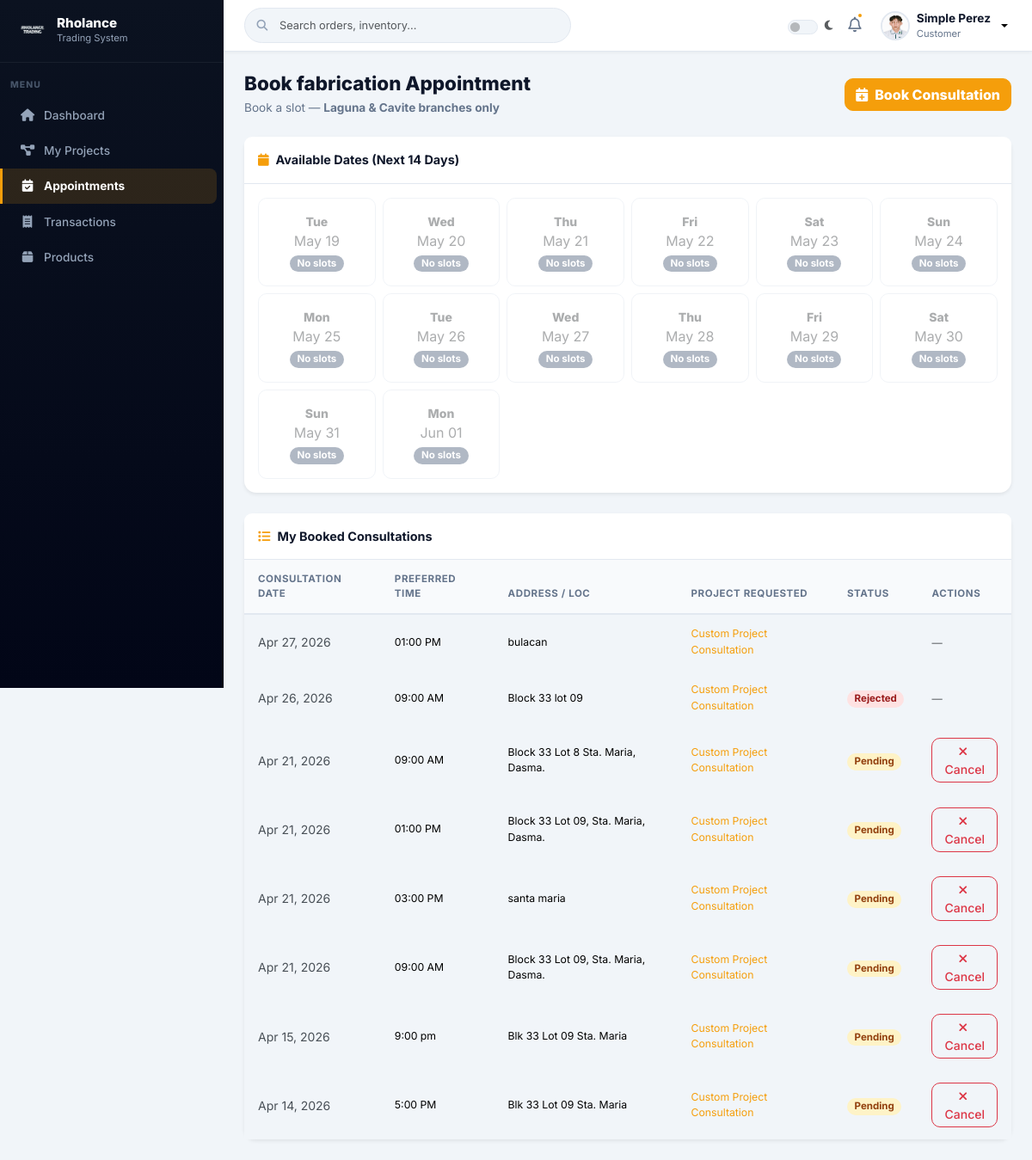
Page /customer/available_appointments.php (signed in) on the committed database.
### tables this page shows
CREATE TABLE `users` (
  `id` int(11) NOT NULL,
  `name` varchar(100) NOT NULL,
  `email` varchar(100) NOT NULL,
  `password` varchar(255) NOT NULL,
  `role` enum('admin','staff','welder','customer') NOT NULL,
  `branch_id` int(11) DEFAULT NULL,
  `status` enum('active','blocked','archived') DEFAULT 'active',
  `reset_token` varchar(255) DEFAULT NULL,
  `token_expiry` datetime DEFAULT NULL,
  `is_verified` tinyint(1) DEFAULT 0,
  `verification_code` varchar(6) DEFAULT NULL,
  `code_expiry` datetime DEFAULT NULL,
  `avatar` varchar(255) DEFAULT NULL
);

CREATE TABLE `appointments` (
  `id` int(11) NOT NULL,
  `customer_name` varchar(255) NOT NULL,
  `appointment_date` date NOT NULL,
  `appointment_time` varchar(50) DEFAULT NULL,
  `address` text DEFAULT NULL,
  `landmark` text DEFAULT NULL,
  `contact_person` varchar(255) DEFAULT NULL,
  `branch_id` int(11) DEFAULT NULL,
  `user_id` int(11) DEFAULT NULL,
  `status` enum('Pending','Approved','Rejected','Completed') DEFAULT 'Pending',
  `created_at` timestamp NOT NULL DEFAULT current_timestamp(),
  `slot_id` int(11) DEFAULT NULL,
  `source` enum('Walk-in','Online') DEFAULT 'Online'
);

### customer/available_appointments.php (the view, shortened to what this page needs)
<?php
include '../includes/auth_check.php';
include '../includes/header.php';
include '../includes/sidebar.php';
$user_id    = $_SESSION['user_id'];
$calDays = [];
for ($i = 0; $i < 14; $i++) {
    $date    = date('Y-m-d', strtotime("+$i days"));
    $display = date('M d', strtotime($date));
    $dayName = date('D',   strtotime($date));
    $allSlotsQ = mysqli_query($conn, "SELECT appointment_time FROM appointment_slots WHERE appointment_date='$date' AND status='Available'");
    $allSlots  = mysqli_fetch_all($allSlotsQ, MYSQLI_ASSOC);
    $allTimes  = array_column($allSlots, 'appointment_time');
    $bookedQ   = mysqli_query($conn, "SELECT appointment_time FROM appointments WHERE appointment_date='$date' AND status IN ('Pending','Completed')");
    $booked    = array_column(mysqli_fetch_all($bookedQ, MYSQLI_ASSOC), 'appointment_time');
    $available = array_diff($allTimes, $booked);
    if (empty($allTimes))     $status = 'disabled';
    elseif (empty($available)) $status = 'full';
    else                       $status = 'available';
    $calDays[] = ['date'=>$date,'display'=>$display,'dayName'=>$dayName,'available'=>$available,'status'=>$status];
}
$myAppts = mysqli_query($conn, "SELECT * FROM appointments WHERE user_id=$user_id ORDER BY appointment_date DESC");
?>
<div class="rh-main">
    <div class="rh-page-header d-flex align-items-center justify-content-between flex-wrap gap-2">
        <div>
            <h1>Book fabrication Appointment</h1>
            <p>Book a slot — <strong>Laguna &amp; Cavite branches only</strong></p>
        </div>
        <button class="btn btn-primary fw-800" data-bs-toggle="modal" data-bs-target="#bookModal">
            <i class="fas fa-calendar-plus me-2"></i>Book Consultation
        </button>
    </div>
    <div class="card mb-4 border-0 shadow-sm">
        <div class="card-header bg-white py-3 border-0"><i class="fas fa-calendar me-2 text-amber"></i>Available Dates (Next 14 Days)</div>
        <div class="card-body border-top">
            <div class="row g-2">
                <?php foreach ($calDays as $day): ?>
                <div class="col-6 col-sm-4 col-md-3 col-lg-2">
                    <?php if ($day['status'] === 'available'): ?>
                        <button class="btn btn-outline-warning w-100 py-3 day-pick"
                                data-date="<?= $day['date'] ?>"
                                data-slots='<?= json_encode(array_values($day['available'])) ?>'>
                            <div class="small fw-800"><?= $day['dayName'] ?></div>
                            <div class="fs-6"><?= $day['display'] ?></div>
                            <div class="badge bg-success mt-1"><?= count($day['available']) ?> open</div>
                        </button>
                    <?php else: ?>
                        <div class="btn-light w-100 py-3 disabled opacity-50 text-center rounded border d-block">
                            <div class="small fw-800 text-muted"><?= $day['dayName'] ?></div>
                            <div class="fs-6 text-muted"><?= $day['display'] ?></div>
                            <div class="badge bg-secondary mt-1">No slots</div>
                        </div>
                    <?php endif; ?>
                </div>
                <?php endforeach; ?>
            </div>
        </div>
    </div>
    <div class="card border-0 shadow-sm">
        <div class="card-header bg-white py-3 border-0"><i class="fas fa-list me-2 text-amber"></i>My Booked Consultations</div>
        <div class="table-responsive border-top">
            <table class="table table-hover mb-0 align-middle">
                <thead>
                    <tr>
                        <th>Consultation Date</th>
                        <th>Preferred Time</th>
                        <th>Address / Loc</th>
                        <th>Project Requested</th>
                        <th>Status</th>
                        <th>Actions</th>
                    </tr>
                </thead>
                <tbody>
                <?php if (mysqli_num_rows($myAppts) > 0): ?>
                    <?php while ($row = mysqli_fetch_assoc($myAppts)):
                        $bc = 'badge-' . strtolower($row['status']); ?>
                    <tr>
                        <td class="fw-600 text-light-emphasis"><?= date('M d, Y', strtotime($row['appointment_date'])) ?></td>
                        <td class="small"><?= htmlspecialchars($row['appointment_time']) ?></td>
                        <td class="small"><?= htmlspecialchars($row['address'] ?? '—') ?></td>
                        <td class="fw-700 text-amber small"><?= htmlspecialchars($row['requested_project'] ?? 'Custom Project Consultation') ?></td>
                        <td><span class="badge <?= $bc ?>"><?= $row['status'] ?></span></td>
                        <td>
                            <?php if ($row['status'] === 'Pending'): ?>
                                <a href="cancel_appointment.php?id=<?= $row['id'] ?>"
                                   class="btn btn-sm btn-outline-danger"
                                   onclick="return confirm('Cancel this appointment?')">
                                    <i class="fas fa-times me-1"></i>Cancel
                                </a>
                            <?php elseif ($row['status'] === 'Approved'): ?>
                                <span class="badge badge-approved text-success"><i class="fas fa-check me-1"></i>Confirmed</span>
                            <?php else: ?>
                                <span class="text-muted small">—</span>
                            <?php endif; ?>
                        </td>
                    </tr>
                    <?php endwhile; ?>
                <?php endif; ?>
                </tbody>
            </table>
        </div>
    </div>
</div>
</body></html>

### includes/header.php (shortened to what this page needs)
<?php
include __DIR__ . '/../config/database.php';
$user_id  = $_SESSION['user_id'] ?? 0;
$userName = $_SESSION['name']    ?? 'User';
$userRole = ucfirst($_SESSION['role'] ?? 'Guest');
$avatar   = '';
if ($user_id && isset($conn)) {
    $stmt = $conn->prepare("SELECT avatar FROM users WHERE id=?");
    $stmt->bind_param("i", $user_id);
    $stmt->execute();
    $res = $stmt->get_result();
    if ($row = $res->fetch_assoc()) $avatar = $row['avatar'] ?? '';
}
?>
<!DOCTYPE html>
<html lang="en" data-bs-theme="light">
<head>
    <link rel="stylesheet" href="https://cdn.jsdelivr.net/npm/bootstrap@5.3.3/dist/css/bootstrap.min.css">
    <link rel="stylesheet" href="https://cdnjs.cloudflare.com/ajax/libs/font-awesome/6.5.1/css/all.min.css">
    <link rel="stylesheet" href="<?= BASE_URL ?>assets/css/custom.css">
</head>
<body class="admin">
<header class="rh-topbar">
    <div class="rh-topbar-search">
        <input type="text" class="form-control" id="liveSearch"
               placeholder="Search orders, inventory..." autocomplete="off">
    </div>
    <div class="rh-topbar-right">
        <div class="form-check form-switch mb-0 d-flex align-items-center gap-2">
            <input class="form-check-input" type="checkbox" id="darkModeToggle"
                   style="width:2.2em;height:1.1em;cursor:pointer;">
            <label class="form-check-label text-muted" for="darkModeToggle" style="font-size:.8rem;">
                <i class="fas fa-moon"></i>
            </label>
        </div>
        <button class="rh-notif-btn">
            <i class="far fa-bell"></i>
            <span class="rh-notif-dot"></span>
        </button>
        <div class="dropdown">
            <button class="rh-user-btn dropdown-toggle" id="userMenuBtn"
                    data-bs-toggle="dropdown" aria-expanded="false"
                    style="--bs-btn-focus-shadow-rgb:none;">
                <div class="rh-avatar">
                    <?php if (!empty($avatar)): ?>
                        <img src="<?= BASE_URL ?>uploads/<?= htmlspecialchars($avatar) ?>" alt="Avatar">
                    <?php else: ?>
                        <?= strtoupper(substr($userName, 0, 1)) ?>
                    <?php endif; ?>
                </div>
                <div class="text-start d-none d-md-block">
                    <div class="rh-user-name"><?= htmlspecialchars($userName) ?></div>
                    <div class="rh-user-role"><?= htmlspecialchars($userRole) ?></div>
                </div>
            </button>
        </div>
    </div>
</header>

### rows in the picture
users: avatar (picture)
appointments: appointment_date "Apr 27, 2026", appointment_time "01:00 PM", address "bulacan", requested_project "Custom Project Consultation"
appointments: appointment_date "Apr 26, 2026", appointment_time "09:00 AM", address "Block 33 lot 09", requested_project "Custom Project Consultation", status "Rejected"
appointments: appointment_date "Apr 21, 2026", appointment_time "09:00 AM", address "Block 33 Lot 8 Sta. Maria, Dasma.", requested_project "Custom Project Consultation", status "Pending"
appointments: appointment_date "Apr 21, 2026", appointment_time "01:00 PM", address "Block 33 Lot 09, Sta. Maria, Dasma.", requested_project "Custom Project Consultation", status "Pending"
appointments: appointment_date "Apr 21, 2026", appointment_time "03:00 PM", address "santa maria", requested_project "Custom Project Consultation", status "Pending"
appointments: appointment_date "Apr 21, 2026", appointment_time "09:00 AM", address "Block 33 Lot 09, Sta. Maria, Dasma.", requested_project "Custom Project Consultation", status "Pending"
appointments: appointment_date "Apr 15, 2026", appointment_time "9:00 pm", address "Blk 33 Lot 09 Sta. Maria", requested_project "Custom Project Consultation", status "Pending"
appointments: appointment_date "Apr 14, 2026", appointment_time "5:00 PM", address "Blk 33 Lot 09 Sta. Maria", requested_project "Custom Project Consultation", status "Pending"

### other values in the picture
$userName "Simple Perez"
$userRole "Customer"
$label "Dashboard My Projects Appointments Transactions Products"
$day['dayName'] "Tue"
$day['display'] "May 19"
$day['dayName'] "Wed"
$day['display'] "May 20"
$day['dayName'] "Thu"
$day['display'] "May 21"
$day['dayName'] "Fri"
$day['display'] "May 22"
$day['dayName'] "Sat"
$day['display'] "May 23"
$day['dayName'] "Sun"
$day['display'] "May 24"
